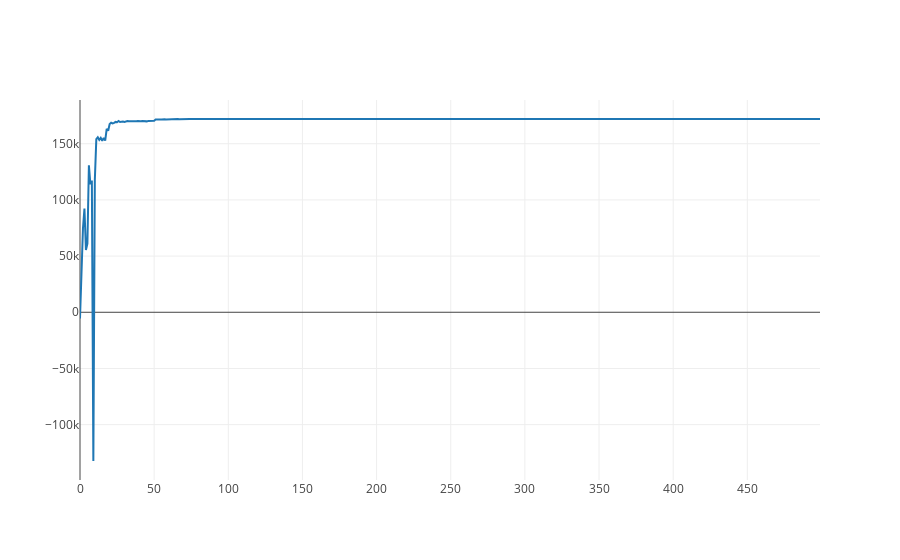
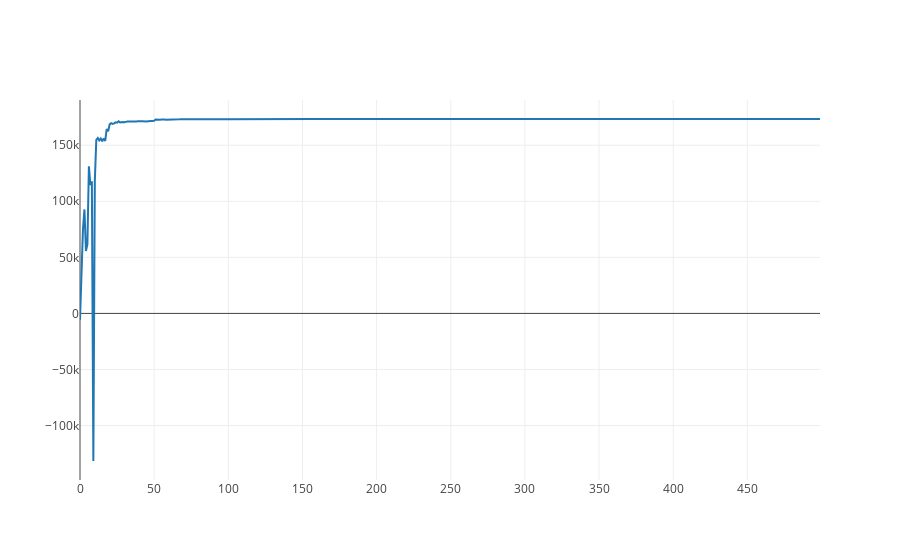
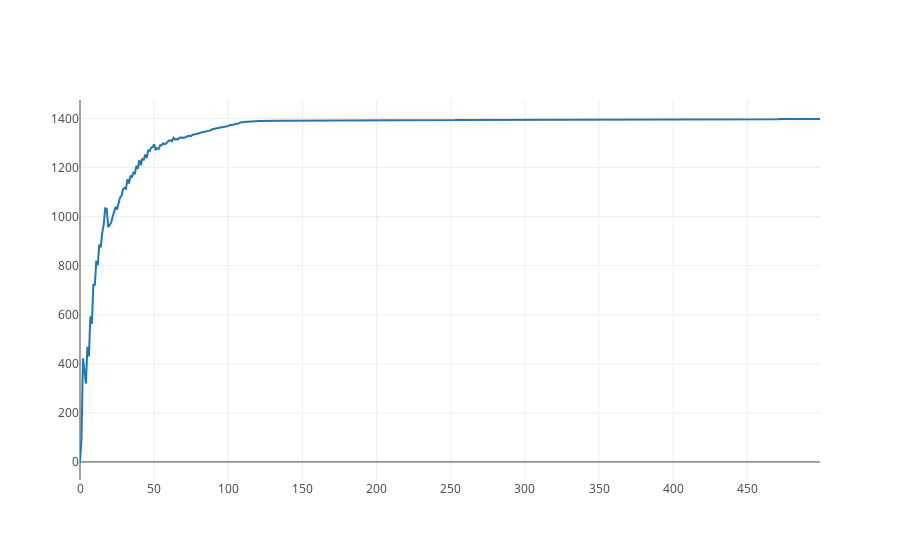

The notebook cell saved with these charts, in order:
### Markdown cell above
We can take a look at the convergence of the ELBO, KL, and likelihood.

### Code cell
elbos = [e[0] for e in inf_svi.objs]
kls = [e[1] for e in inf_svi.objs]
likes = [e[2] for e in inf_svi.objs]

iplot([go.Scatter(x = range(len(elbos)), y = elbos)])
iplot([go.Scatter(x = range(len(likes)), y = likes)])
iplot([go.Scatter(x = range(len(kls)), y = kls)])

### Figure 1 — Plotly figure (JSON) as saved in the notebook; plotly's stock layout.template omitted (floating-point values rounded to 4 significant figures; data arrays with more than 128 entries replaced by an {"elided": "..."} marker saying what was removed)
{"data": [{"type": "scatter", "x": {"elided": "500 int values"}, "y": {"elided": "500 float values"}}], "layout": {}}

### Figure 2 — Plotly figure (JSON) as saved in the notebook; plotly's stock layout.template omitted (floating-point values rounded to 4 significant figures; data arrays with more than 128 entries replaced by an {"elided": "..."} marker saying what was removed)
{"data": [{"type": "scatter", "x": {"elided": "500 int values"}, "y": {"elided": "500 float values"}}], "layout": {}}

### Figure 3 — Plotly figure (JSON) as saved in the notebook; plotly's stock layout.template omitted (floating-point values rounded to 4 significant figures; data arrays with more than 128 entries replaced by an {"elided": "..."} marker saying what was removed)
{"data": [{"type": "scatter", "x": {"elided": "500 int values"}, "y": {"elided": "500 float values"}}], "layout": {}}
